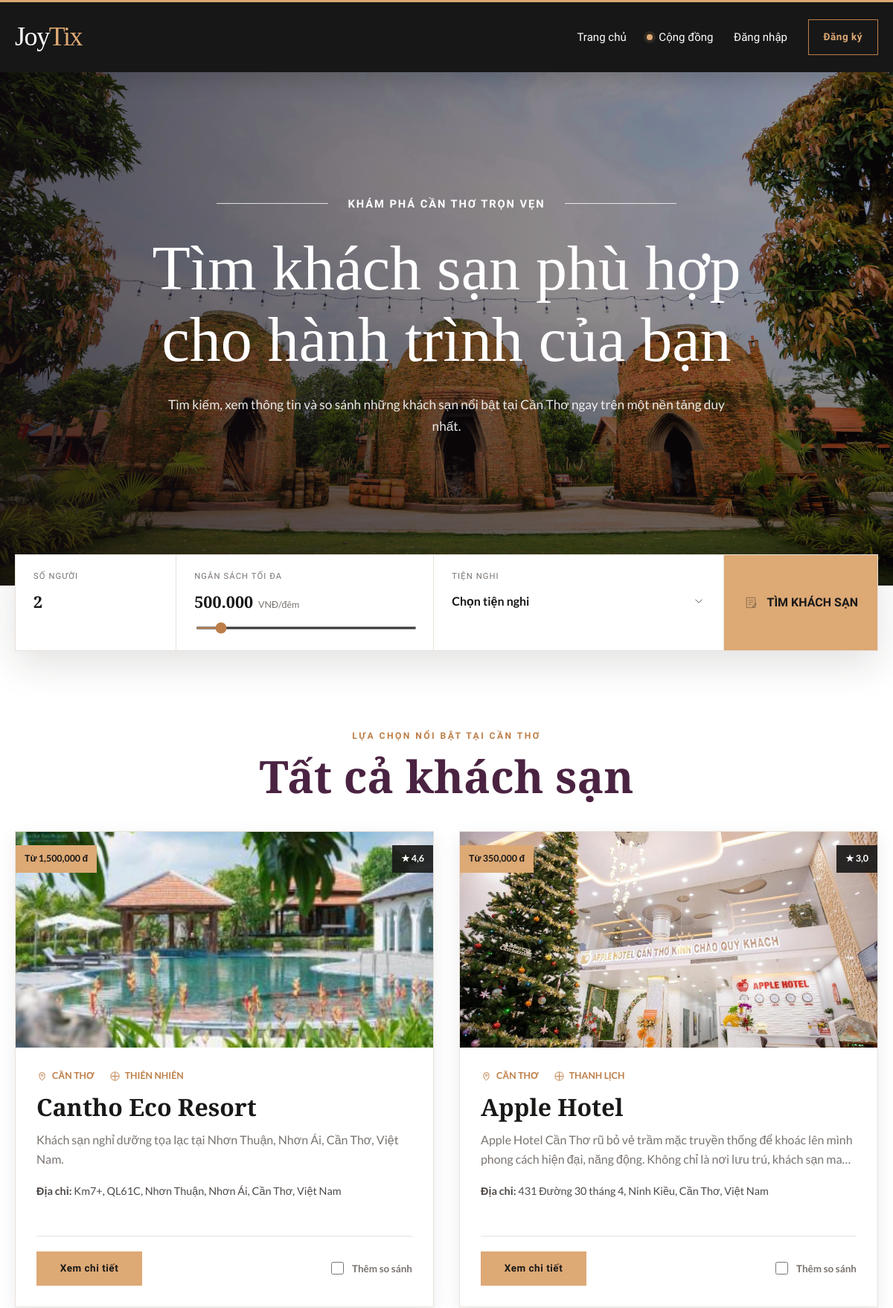
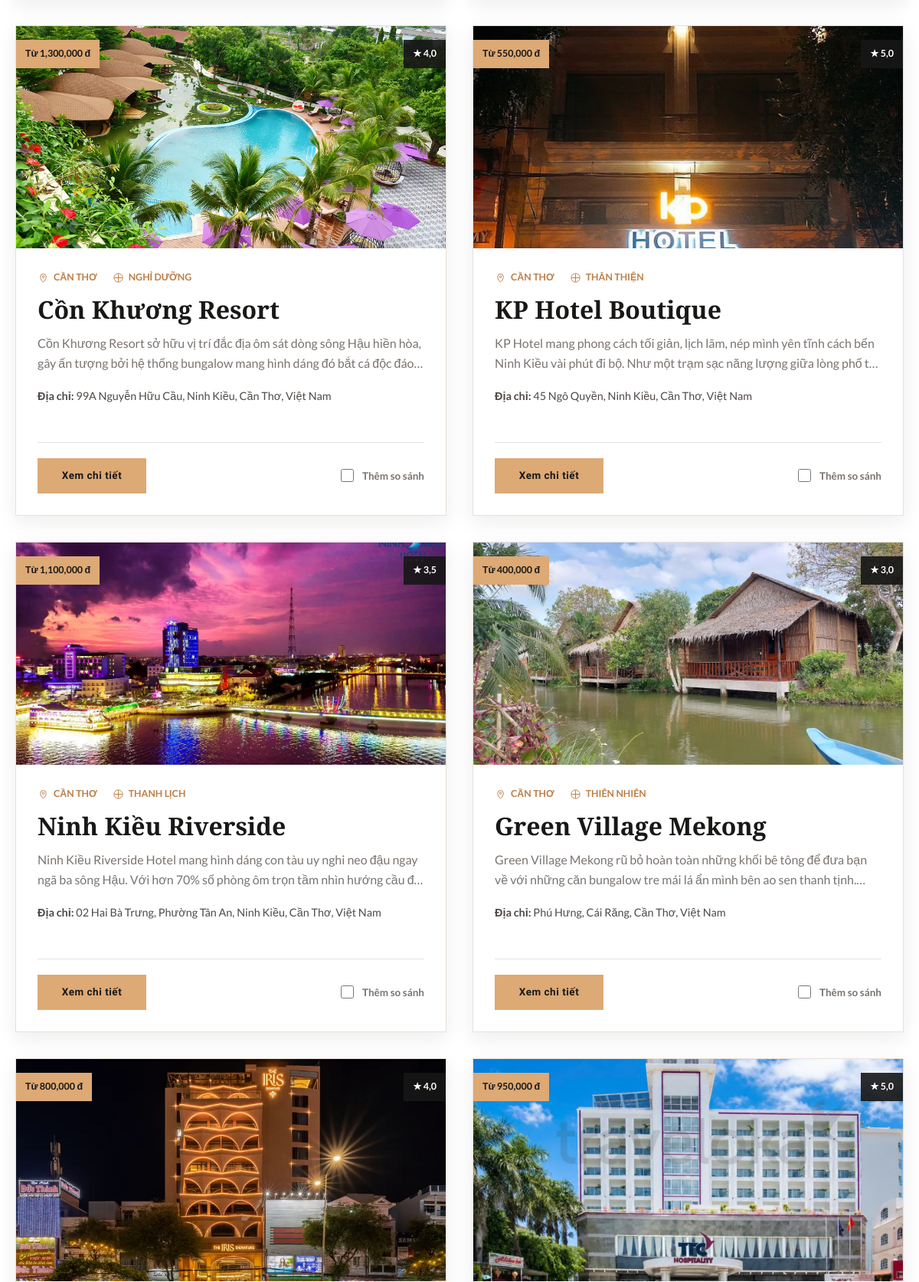
The page / (upper part) on the database its author committed (2 pictures, top to bottom).
### tables this page shows
CREATE TABLE `hotels` (
  `id` int(11) NOT NULL AUTO_INCREMENT,
  `name` varchar(150) NOT NULL,
  `address` varchar(255) DEFAULT NULL,
  `phone` varchar(25) DEFAULT NULL,
  `star_rating` decimal(2,1) DEFAULT 3.0,
  `vibe` varchar(50) DEFAULT NULL,
  `description` text DEFAULT NULL,
  PRIMARY KEY (`id`)
);

### index.php (the view, shortened to what this page needs)
<?php
require_once 'includes/bootstrap.php';
$limit = 12;
$offset = 0;
$sql = "SELECT
            h.id,
            h.name,
            h.address,
            h.phone,
            h.star_rating,
            h.description,
            h.vibe,
            MIN(r.price) AS min_price,
            GROUP_CONCAT(
                DISTINCT CONCAT(COALESCE(i.is_primary, 0), '::', i.image_url)
                ORDER BY i.is_primary DESC, i.id ASC
                SEPARATOR '|||'
            ) AS db_images
        FROM hotels h
        LEFT JOIN rooms r ON h.id = r.hotel_id
        LEFT JOIN hotel_images i ON h.id = i.hotel_id
        GROUP BY
            h.id,
            h.name,
            h.address,
            h.phone,
            h.star_rating,
            h.description,
            h.vibe
        ORDER BY h.id DESC
        LIMIT :limit OFFSET :offset";
$stmt = $pdo->prepare($sql);
$stmt->bindValue(':limit', $limit, PDO::PARAM_INT);
$stmt->bindValue(':offset', $offset, PDO::PARAM_INT);
$stmt->execute();
$hotels = $stmt->fetchAll(PDO::FETCH_ASSOC);
function heroImageScore(string $imagePath): float
{
    $score = 0.0;
    $isLocal = !preg_match('~^https?://~i', $imagePath);
    if ($isLocal && is_file($imagePath)) {
        $size = @getimagesize($imagePath);
        if ($size && !empty($size[0]) && !empty($size[1])) {
            $width = (int) $size[0];
            $height = (int) $size[1];
            $ratio = $width / max(1, $height);
            $area = $width * $height;
            $score += min(420.0, $area / 9000.0);
            $score += min(180.0, $width / 10.0);
            if ($width >= 1920) {
                $score += 180;
            } elseif ($width >= 1600) {
                $score += 130;
            } elseif ($width >= 1280) {
                $score += 80;
            } elseif ($width < 1000) {
                $score -= 180;
            }
            if ($height >= 850) {
                $score += 75;
            } elseif ($height < 600) {
                $score -= 110;
            }
            $targetRatio = 2.05;
            $score += max(0.0, 220.0 - abs($ratio - $targetRatio) * 260.0);
            if ($ratio < 1.45) {
                $score -= 320;
            } elseif ($ratio > 2.65) {
                $score -= 130;
            }
        } else {
            $score -= 80;
        }
        $score += 35;
    } else {
        $score += 20;
    }
    if (stripos(basename($imagePath), '_primary.') !== false) {
        $score += 45;
    }
    return $score;
}
function buildHeroSlides(array $hotels, int $limit = 4): array
{
    $candidates = [];
    foreach ($hotels as $hotel) {
        foreach (($hotel['display_images'] ?? []) as $imagePath) {
            $imagePath = trim((string) $imagePath);
            $candidates[$imagePath] = [
                'image' => $imagePath,
                'hotel_name' => (string) ($hotel['name'] ?? 'Khách sạn tại Cần Thơ'),
                'score' => heroImageScore($imagePath),
            ];
        }
    }
    uasort($candidates, static function (array $a, array $b): int {
        return $b['score'] <=> $a['score'];
    });
    $slides = [];
    $preferredFirst = 'uploads/hotel_12_primary.jpg';
    foreach ($candidates as $candidate) {
        $slides[] = $candidate;
        if (count($slides) >= $limit) {
            break;
        }
    }
    return array_slice($slides, 0, $limit);
}
$heroSlides = buildHeroSlides($hotels, 4);
require_once 'includes/header.php';
?>
<div class="patel-home">
    <section class="patel-hero" aria-label="Khám phá khách sạn tại Cần Thơ">
        <div class="hero-slides" id="heroSlides">
            <?php if ($heroSlides): ?>
                <?php foreach ($heroSlides as $index => $heroSlide): ?>
                    <div class="hero-slide <?= $index === 0 ? 'is-active' : '' ?>">
                    </div>
                <?php endforeach; ?>
            <?php endif; ?>
        </div>
        <div class="hero-copy">
            <div class="hero-kicker">Khám phá Cần Thơ trọn vẹn</div>
            <h1 class="hero-title">Tìm khách sạn phù hợp cho hành trình của bạn</h1>
            <p class="hero-subtitle">
                Tìm kiếm, xem thông tin và so sánh những khách sạn nổi bật tại Cần Thơ
                ngay trên một nền tảng duy nhất.
            </p>
        </div>
        <?php if (count($heroSlides) > 1): ?>
            <div class="hero-dots" aria-label="Chọn ảnh banner">
            </div>
        <?php endif; ?>
    </section>
    <div class="hero-search-wrap">
        <div class="patel-shell">
            <form action="search.php" method="GET" class="hero-search" id="smartSearchForm">
                <div class="hero-search-field">
                    <label class="hero-search-label" for="capacity">Số người</label>
                    <input
                        type="number"
                        id="capacity"
                        name="capacity"
                        min="1"
                        max="4"
                        value="2"
                        aria-label="Số người"
                        required
                    >
                </div>
                <div class="hero-search-field">
                    <label class="hero-search-label" for="budgetRange">Ngân sách tối đa</label>
                    <div class="budget-value-line">
                        <span id="budgetValue">500.000</span>
                        <span class="budget-unit">VNĐ/đêm</span>
                    </div>
                    <input
                        type="range"
                        id="budgetRange"
                        name="budget"
                        min="50000"
                        max="5000000"
                        step="50000"
                        value="500000"
                    >
                </div>
                <div class="hero-search-field">
                    <span class="hero-search-label">Tiện nghi</span>
                    <details class="hero-amenity-details" id="amenityDropdown">
                        <summary class="hero-amenity-summary">
                            <span id="amenitySummaryText">Chọn tiện nghi</span>
                            <svg viewBox="0 0 24 24" aria-hidden="true">
                                <path d="m6 9 6 6 6-6"></path>
                            </svg>
                        </summary>
                    </details>
                </div>
                <button type="submit" class="hero-search-button">
                    <svg viewBox="0 0 48 48" aria-hidden="true">
                        <path d="M10 8h28v32H10z"></path>
                        <path d="M16 16h16M16 23h16M16 30h9"></path>
                        <path d="m31 34 8-8 3 3-8 8-5 1z"></path>
                    </svg>
                    <span>Tìm khách sạn</span>
                </button>
            </form>
        </div>
    </div>
    <section class="hotel-showcase" id="hotel-showcase">
        <div class="patel-shell">
            <div class="hotel-showcase-heading">
                <div class="patel-eyebrow">Lựa chọn nổi bật tại Cần Thơ</div>
                <h2 class="patel-section-title">Tất cả khách sạn</h2>
            </div>
            <div class="hotel-list-modern">
                <?php if ($hotels): ?>
                    <?php foreach ($hotels as $hotel): ?>
                        <?php
                        $hotelId = (int) $hotel['id'];
                        $rating = max(0, min(5, (float) ($hotel['star_rating'] ?? 0)));
                        $minPrice = (float) ($hotel['min_price'] ?? 0);
                        ?>
                        <article class="hotel-modern-card">
                            <div class="hotel-modern-image-wrap">
                                <img
                                    class="hotel-modern-image auto-slide-img"
                                    src="<?= htmlspecialchars($hotel['display_images'][0], ENT_QUOTES, 'UTF-8') ?>"
                                    data-images="<?= htmlspecialchars(implode('|||', $hotel['display_images']), ENT_QUOTES, 'UTF-8') ?>"
                                    alt="<?= htmlspecialchars($hotel['name'], ENT_QUOTES, 'UTF-8') ?>"
                                    loading="lazy"
                                    onerror="this.onerror=null;this.src='uploads/default-hotel.jpg';"
                                >
                                <div class="hotel-price-ribbon">
                                    Từ <?= $minPrice > 0 ? number_format($minPrice) . ' đ' : 'Liên hệ' ?>
                                </div>
                                <div class="hotel-star-badge">
                                    ★ <?= number_format($rating, 1, ',', '.') ?>
                                </div>
                            </div>
                            <div class="hotel-modern-body">
                                <div class="hotel-meta">
                                    <span class="hotel-meta-item">
                                        <svg viewBox="0 0 24 24" aria-hidden="true">
                                            <path d="M12 21s6-5.2 6-11a6 6 0 1 0-12 0c0 5.8 6 11 6 11Z"></path>
                                            <circle cx="12" cy="10" r="2"></circle>
                                        </svg>
                                        Cần Thơ
                                    </span>
                                    <span class="hotel-meta-item">
                                        <svg viewBox="0 0 24 24" aria-hidden="true">
                                            <path d="M4 12h16"></path>
                                            <path d="M12 4v16"></path>
                                            <circle cx="12" cy="12" r="9"></circle>
                                        </svg>
                                        <?= htmlspecialchars($hotel['vibe'] ?: 'Đang cập nhật') ?>
                                    </span>
                                </div>
                                <h3 class="hotel-modern-title">
                                    <?= htmlspecialchars($hotel['name']) ?>
                                </h3>
                                <p class="hotel-modern-description">
                                    <?= htmlspecialchars(
                                        $hotel['description']
                                        ?: 'Khách sạn đang cập nhật phần giới thiệu và thông tin nổi bật.'
                                    ) ?>
                                </p>
                                <p class="hotel-modern-address">
                                    <strong>Địa chỉ:</strong>
                                    <?= htmlspecialchars($hotel['address'] ?: 'Chưa cập nhật') ?>
                                </p>
                                <div class="hotel-modern-actions">
                                    <a
                                        href="detail.php?id=<?= $hotelId ?>"
                                        class="hotel-detail-link"
                                    >
                                        Xem chi tiết
                                    </a>
                                    <label class="hotel-compare compare-checkbox">
                                        <input
                                            type="checkbox"
                                            class="cb-compare"
                                            value="<?= $hotelId ?>"
                                            data-name="<?= htmlspecialchars($hotel['name']) ?>"
                                        >
                                        <span>Thêm so sánh</span>
                                    </label>
                                </div>
                            </div>
                        </article>
                    <?php endforeach; ?>
                <?php else: ?>
                    <p>Chưa có khách sạn để hiển thị.</p>
                <?php endif; ?>
            </div>
        </div>
    </section>
</div>
<?php require_once 'includes/footer.php'; ?>

### css/base.css (style rules this page uses)
:root { --color-accent: #dda975; --color-accent-dark: #bd7f49; --color-accent-soft: #f4e1cd; --color-ink: #191817; --color-heading: #4b2342; --color-text: #4f4a47; --color-muted: #7a7470; --color-line: #e8e1da; --color-surface: #ffffff; --color-surface-soft: #faf7f3; --color-page: #fef7ef; --color-danger: #b54747; --color-success: #2f7d59; --shadow-sm: 0 8px 24px rgba(40, 29, 23, 0.08); --shadow-md: 0 18px 50px rgba(40, 29, 23, 0.13); --radius-sm: 8px; --radius-md: 16px; --radius-lg: 24px; --font-body: "Lato", Arial, sans-serif; --font-display: "Cormorant Garamond", Georgia, serif; --font-label: "Oswald", Arial, sans-serif; --container: 1200px; }
*, *::before, *::after { box-sizing: border-box; }
html { scroll-behavior: smooth; }
body { min-height: 100vh; margin: 0; display: flex; flex-direction: column; background: var(--color-page); color: var(--color-text); font-family: var(--font-body); font-size: 16px; line-height: 1.65; -webkit-font-smoothing: antialiased; }
img { display: block; max-width: 100%; }
a { color: inherit; text-decoration: none; }
button, input, select, textarea { color: inherit; font: inherit; }
button, [type="submit"] { cursor: pointer; }
h1, h2, h3, p { margin-top: 0; }
h1, h2, h3 { color: var(--color-ink); font-family: var(--font-display); line-height: 1.14; }
.container, .patel-shell { width: min(100% - 40px, var(--container)); margin-inline: auto; }
.page-eyebrow, .patel-eyebrow { margin: 0 0 10px; color: var(--color-accent-dark); font-family: var(--font-label); font-size: 0.76rem; font-weight: 600; letter-spacing: 0.2em; text-transform: uppercase; }
.btn-primary, .btn-outline, .btn-register, .hotel-detail-link { min-height: 44px; display: inline-flex; align-items: center; justify-content: center; border-radius: 0; padding: 11px 20px; border: 1px solid transparent; font-family: var(--font-label); font-size: 0.84rem; font-weight: 600; letter-spacing: 0.04em; text-align: center; transition: background 180ms ease, border-color 180ms ease, color 180ms ease, transform 180ms ease; }
.btn-primary, .hotel-detail-link { background: var(--color-accent); color: var(--color-ink); }
.hotel-list-modern { display: grid; grid-template-columns: repeat(2, minmax(0, 1fr)); gap: 34px; }
.hotel-modern-card { min-width: 0; overflow: hidden; border: 1px solid var(--color-line); background: #fff; box-shadow: var(--shadow-sm); transition: transform 220ms ease, box-shadow 220ms ease; }
.hotel-modern-image-wrap { position: relative; height: 290px; overflow: hidden; background: var(--color-surface-soft); }
.hotel-modern-image { width: 100%; height: 100%; object-fit: cover; transition: transform 600ms ease; }
.hotel-price-ribbon, .hotel-star-badge { position: absolute; top: 18px; padding: 8px 12px; background: rgba(23, 23, 23, 0.9); color: #fff; font-size: 0.78rem; font-weight: 700; }
.hotel-price-ribbon { left: 0; background: var(--color-accent); color: var(--color-ink); }
.hotel-star-badge { right: 0; }
.hotel-modern-body { padding: 28px; }
.hotel-meta { display: flex; flex-wrap: wrap; gap: 8px 20px; margin-bottom: 13px; color: var(--color-accent-dark); font-size: 0.78rem; font-weight: 700; text-transform: uppercase; }
.hotel-meta-item { display: inline-flex; align-items: center; gap: 6px; }
.hotel-meta-item svg { width: 15px; fill: none; stroke: currentColor; stroke-width: 1.6; }
.hotel-modern-title { margin: 0 0 13px; font-size: 2rem; font-weight: 600; }
.hotel-modern-description { min-height: 52px; margin-bottom: 17px; display: -webkit-box; overflow: hidden; color: var(--color-muted); -webkit-box-orient: vertical; -webkit-line-clamp: 2; }
.hotel-modern-address { min-height: 50px; margin-bottom: 22px; color: var(--color-text); font-size: 0.9rem; }
.hotel-modern-actions { display: flex; align-items: center; justify-content: space-between; gap: 18px; border-top: 1px solid var(--color-line); padding-top: 20px; }
.hotel-detail-link { min-width: 142px; }
.hotel-compare { display: inline-flex; align-items: center; gap: 8px; color: var(--color-muted); font-size: 0.84rem; font-weight: 700; }
.hotel-compare input { width: 17px; height: 17px; accent-color: var(--color-accent-dark); }

### rows shown on the page
hotels: shows a picture, minPrice "1,500,000", star_rating "4,6", vibe "THIÊN NHIÊN", name "Cantho Eco Resort", description "Khách sạn nghỉ dưỡng tọa lạc tại Nhơn Thuận, Nhơn Ái, Cần Thơ, Việt Nam.", address "Km7+, QL61C, Nhơn Thuận, Nhơn Ái, Cần Thơ, Việt Nam"
hotels: shows a picture, minPrice "350,000", star_rating "3,0", vibe "THANH LỊCH", name "Apple Hotel", description "Apple Hotel Cần Thơ rũ bỏ vẻ trầm mặc truyền thống để khoác lên mình phong cách hiện đại, năng động. Không chỉ là nơi lưu trú, khách sạn…", address "431 Đường 30 tháng 4, Ninh Kiều, Cần Thơ, Việt Nam"
hotels: shows a picture, minPrice "1,300,000", star_rating "4,0", vibe "NGHỈ DƯỠNG", name "Cồn Khương Resort", description "Cồn Khương Resort sở hữu vị trí đắc địa ôm sát dòng sông Hậu hiền hòa, gây ấn tượng bởi hệ thống bungalow mang hình dáng đó bắt cá độc…", address "99A Nguyễn Hữu Cầu, Ninh Kiều, Cần Thơ, Việt Nam"
hotels: shows a picture, minPrice "550,000", star_rating "5,0", vibe "THÂN THIỆN", name "KP Hotel Boutique", description "KP Hotel mang phong cách tối giản, lịch lãm, nép mình yên tĩnh cách bến Ninh Kiều vài phút đi bộ. Như một trạm sạc năng lượng giữa lòng phố…", address "45 Ngô Quyền, Ninh Kiều, Cần Thơ, Việt Nam"
hotels: shows a picture, minPrice "1,100,000", star_rating "3,5", vibe "THANH LỊCH", name "Ninh Kiều Riverside", description "Ninh Kiều Riverside Hotel mang hình dáng con tàu uy nghi neo đậu ngay ngã ba sông Hậu. Với hơn 70% số phòng ôm trọn tầm nhìn hướng cầu…", address "02 Hai Bà Trưng, Phường Tân An, Ninh Kiều, Cần Thơ, Việt Nam"
hotels: shows a picture, minPrice "400,000", star_rating "3,0", vibe "THIÊN NHIÊN", name "Green Village Mekong", description "Green Village Mekong rũ bỏ hoàn toàn những khối bê tông để đưa bạn về với những căn bungalow tre mái lá ẩn mình bên ao sen thanh…", address "Phú Hưng, Cái Răng, Cần Thơ, Việt Nam"
hotels: shows a picture, minPrice "800,000", star_rating "4,0"
hotels: shows a picture, minPrice "950,000", star_rating "5,0"
